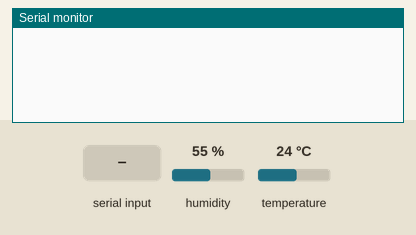
The sketch below on a simulated Arduino Uno, built with avr-gcc and run on an emulated ATmega328P. On the bench: the last lines printed to the serial monitor. The inputs (shaded band) are chosen by the test bench; at power-on: humidity 55 %, temperature 24 °C.

Above: at 1.2 s.
1.3 s: "P" received over Serial
At 2.9 s:
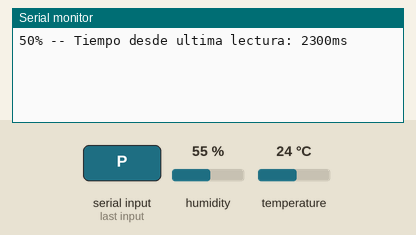
3.8 s: "R" received over Serial
At 6.0 s:
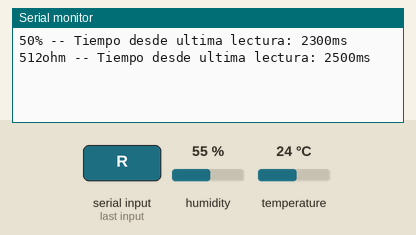
6.3 s: "T" received over Serial
At 8.5 s:
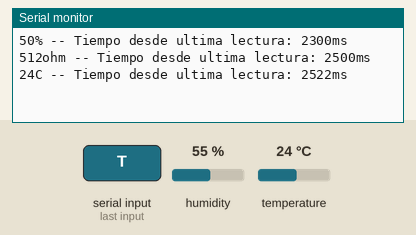
8.8 s: "1" received over Serial
At 11.0 s:
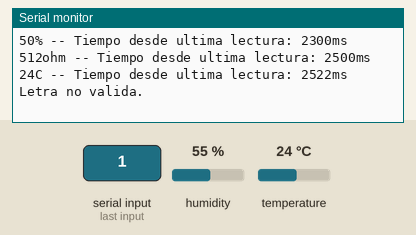

The sketch:

SensorSerie.ino
```cpp
#include <DHT.h>

#define temperatura 1
#define humedad 0

#define POTEPIN A0                                                                                                  //Pin Potenciometro
#define POTEPIN1 A1
#define DHTPIN 2                                                                                                    //Pin DHT11
#define DHTTYPE DHT11

//Variables:
struct data{
  uint16_t lectura;
  uint32_t tiempo;
};
data datos;
float t = 0.0;
unsigned long tiempoReg;
String datoSensor;
DHT dht(DHTPIN, DHTTYPE);                                                                                           //Definicion pines DHT

void setup(){
  dht.begin();                                                                                                      //Inicializacion DHT
  tiempoReg = millis();
  Serial.begin(9600);
}

void loop(){
  if(Serial.available()>0){
    datoSensor = Serial.readString();                                                                                 //Lectura de letra indicativa
    //Serial.print("OK");
    //Serial.println(datoSensor);
    if(datoSensor == "P"){                                                                                            //Segun la letra recibida se lee el sensor deseado
      datos.lectura = lecturaPote();
      Serial.print(datos.lectura); Serial.print("% ");
      tiempo();
    }else if(datoSensor == "R"){
      datos.lectura = lecturaPote1();
      Serial.print(datos.lectura); Serial.print("ohm ");
      tiempo();
    }else if(datoSensor == "T"){
      datos.lectura = lecturaDHT(temperatura);
      Serial.print(datos.lectura); Serial.print("C ");
      tiempo();
    }else if(datoSensor == "H"){
     datos.lectura = lecturaDHT(humedad);
     Serial.print(datos.lectura); Serial.print("% ");
     tiempo();
    }else Serial.println("Letra no valida.");
  }

  if (isnan(t)) {                                                                                                       //Se comprueba que el sensor de temperatura esta funcionando
    Serial.println("Error obteniendo los datos del sensor DHT11");
    return;
  }
}

//Funciones:
void tiempo(){                                                                                                //Calcula el tiempo desde la ultima lectura
  datos.tiempo = millis() - tiempoReg;
  tiempoReg = millis();
  Serial.print("-- Tiempo desde ultima lectura: "); Serial.print(datos.tiempo); Serial.println("ms");
}

float lecturaDHT(bool modo){
  switch(modo){
    case temperatura:
      t = dht.readTemperature();
    break;
    case humedad:
      t = dht.readHumidity();
    break;
  }
  return(t);
}

int lecturaPote(){
  return(map(analogRead(POTEPIN), 0, 1023, 0, 100));                                                                //Devuelve un %
}

int lecturaPote1(){
  return(analogRead(POTEPIN1));
}
```

Measured:
- after the input at 1.3 s, the serial monitor: prints a new line after 1.0 s (image 1)
- after the input at 3.8 s, the serial monitor: prints a new line after 1.0 s (image 2)
- after the input at 6.3 s, the serial monitor: prints a new line after 1.0 s (image 3)
- after the input at 8.8 s, the serial monitor: prints a new line after 1.0 s (image 4)
